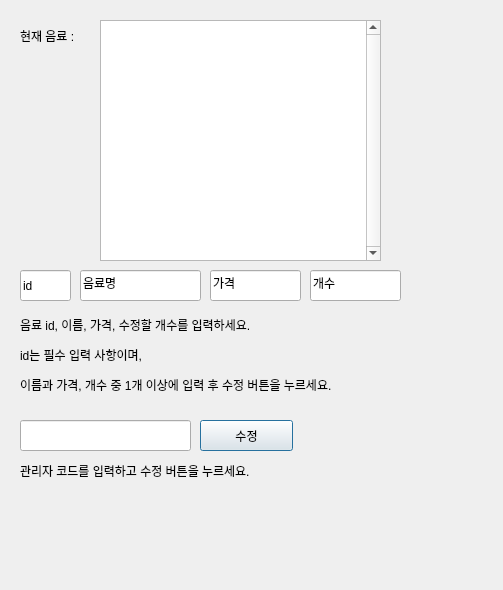
<?xml version="1.0" encoding="UTF-8"?>
<ui version="4.0">
 <class>settingDialog</class>
 <widget class="QDialog" name="settingDialog">
  <property name="windowModality">
   <enum>Qt::ApplicationModal</enum>
  </property>
  <property name="geometry">
   <rect>
    <x>0</x>
    <y>0</y>
    <width>503</width>
    <height>590</height>
   </rect>
  </property>
  <property name="windowTitle">
   <string>Admin</string>
  </property>
  <property name="modal">
   <bool>true</bool>
  </property>
  <widget class="QLabel" name="label">
   <property name="geometry">
    <rect>
     <x>20</x>
     <y>10</y>
     <width>731</width>
     <height>51</height>
    </rect>
   </property>
   <property name="text">
    <string>현재 음료 :</string>
   </property>
  </widget>
  <widget class="QPushButton" name="editButton">
   <property name="geometry">
    <rect>
     <x>200</x>
     <y>420</y>
     <width>93</width>
     <height>31</height>
    </rect>
   </property>
   <property name="text">
    <string>수정</string>
   </property>
  </widget>
  <widget class="QLineEdit" name="amountEdit">
   <property name="geometry">
    <rect>
     <x>310</x>
     <y>270</y>
     <width>91</width>
     <height>31</height>
    </rect>
   </property>
   <property name="text">
    <string>개수</string>
   </property>
  </widget>
  <widget class="QLabel" name="drinkamoutEditLabel">
   <property name="geometry">
    <rect>
     <x>20</x>
     <y>310</y>
     <width>371</width>
     <height>91</height>
    </rect>
   </property>
   <property name="text">
    <string>&lt;html&gt;&lt;head/&gt;&lt;body&gt;&lt;p&gt;음료 id, 이름, 가격, 수정할 개수를 입력하세요.&lt;/p&gt;&lt;p&gt;id는 필수 입력 사항이며,&lt;/p&gt;&lt;p&gt;이름과 가격, 개수 중 1개 이상에 입력 후 수정 버튼을 누르세요.&lt;/p&gt;&lt;/body&gt;&lt;/html&gt;</string>
   </property>
  </widget>
  <widget class="QLineEdit" name="passwordInput">
   <property name="geometry">
    <rect>
     <x>20</x>
     <y>420</y>
     <width>171</width>
     <height>31</height>
    </rect>
   </property>
  </widget>
  <widget class="QLabel" name="pwdLabel">
   <property name="geometry">
    <rect>
     <x>20</x>
     <y>460</y>
     <width>371</width>
     <height>21</height>
    </rect>
   </property>
   <property name="text">
    <string>관리자 코드를 입력하고 수정 버튼을 누르세요.</string>
   </property>
  </widget>
  <widget class="QLineEdit" name="drinkEdit">
   <property name="geometry">
    <rect>
     <x>20</x>
     <y>270</y>
     <width>51</width>
     <height>31</height>
    </rect>
   </property>
   <property name="text">
    <string>id</string>
   </property>
  </widget>
  <widget class="QTextBrowser" name="currentDrink">
   <property name="geometry">
    <rect>
     <x>100</x>
     <y>20</y>
     <width>281</width>
     <height>241</height>
    </rect>
   </property>
   <property name="verticalScrollBarPolicy">
    <enum>Qt::ScrollBarAlwaysOn</enum>
   </property>
  </widget>
  <widget class="QLineEdit" name="drinkEdit_2">
   <property name="geometry">
    <rect>
     <x>80</x>
     <y>270</y>
     <width>121</width>
     <height>31</height>
    </rect>
   </property>
   <property name="text">
    <string>음료명</string>
   </property>
  </widget>
  <widget class="QLineEdit" name="amountEdit_2">
   <property name="geometry">
    <rect>
     <x>210</x>
     <y>270</y>
     <width>91</width>
     <height>31</height>
    </rect>
   </property>
   <property name="text">
    <string>가격</string>
   </property>
  </widget>
 </widget>
 <resources/>
 <connections/>
</ui>
